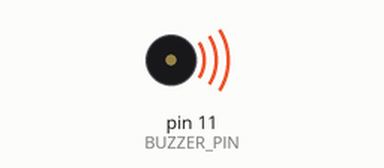
Recording of a sketch running on a simulated Arduino Uno, built with avr-gcc and run on an emulated ATmega328P. On the bench: buzzer (waves = sounding, pin HIGH).

Above: at 0.02 s.
At 2.47 s:
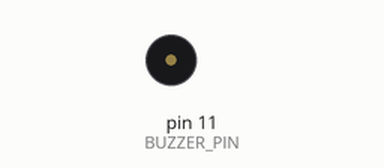
Timing chart, 0 to 3.0 s (numbered marks = the images above):
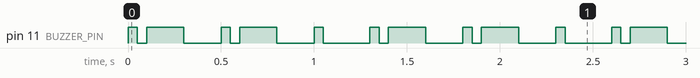

Measured:
- by itself, pin 11 (BUZZER_PIN): repeats every 1.3 s: LOW 0.05 s, HIGH 0.20 s, LOW 0.20 s, HIGH 0.05 s, LOW 0.05 s, HIGH 0.20 s, LOW 0.20 s, HIGH 0.05 s, LOW 0.25 s, HIGH 0.05 s

The sketch:

CHIYILDOQ.ino
```cpp
const int BUZZER_PIN = 11; // Arduino pin connected to Buzzer's pin

void setup() {
  Serial.begin(9600);                // initialize serial
  pinMode(BUZZER_PIN, OUTPUT);       // set arduino pin to output mode
}

void loop() {
   digitalWrite(BUZZER_PIN, HIGH);
   delay(50);
   digitalWrite(BUZZER_PIN, LOW);
   delay(50);
   digitalWrite(BUZZER_PIN, HIGH);
   delay(200);
   digitalWrite(BUZZER_PIN, LOW);
   delay(200);
     digitalWrite(BUZZER_PIN, HIGH);
   delay(50);
   digitalWrite(BUZZER_PIN, LOW);
   delay(50);digitalWrite(BUZZER_PIN, HIGH);
   delay(200);
   digitalWrite(BUZZER_PIN, LOW);
   delay(200);
     digitalWrite(BUZZER_PIN, HIGH);
   delay(50);
   digitalWrite(BUZZER_PIN, LOW);
   delay(50);
      delay(50);
   digitalWrite(BUZZER_PIN, LOW);
   delay(50);   delay(50);
   digitalWrite(BUZZER_PIN, LOW);
   delay(50);


}
```
